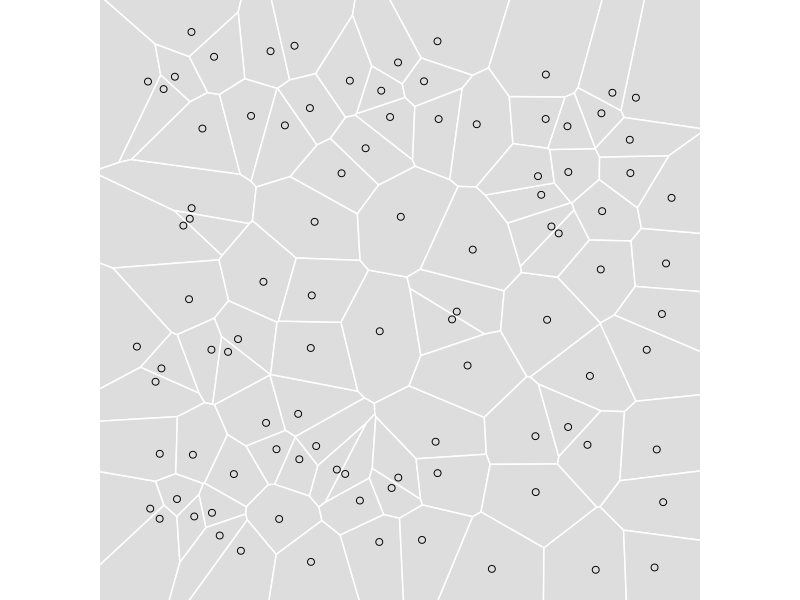

Write R code to recreate this figure.
## ---- chunk 1
library(spatstat)
library(sf)
library(ggplot2)
## ---- chunk 2
pp <- rpoispp(100) %>%
  as.data.frame() %>%
  st_as_sf(coords = c("x", "y"), crs = 2193)
## ---- chunk 3
pp_vor <- pp %>%
  st_union() %>%
  st_voronoi() %>%
  st_cast() %>%
  st_as_sf(crs = st_crs(pp))
## ---- chunk 4
ggplot(pp_vor) +
  geom_sf(fill = "#dddddd", color = "white", lwd = 0.5) +
  geom_sf(data = pp, colour = "black", shape = 1, size = 2) +
  coord_sf(xlim = c(-0.05, 1.05), ylim = c(-0.05, 1.05), expand = FALSE) +
  theme_void()
## ---- chunk 5
#| code-fold: true
# License (MIT)
#
# Copyright (c) 2023 David O'Sullivan
#
# Permission is hereby granted, free of charge, to any person
# obtaining a copy of this software and associated documentation
# files (the "Software"), to deal in the Software without restriction,
# including without limitation the rights to use, copy, modify, merge,
# publish, distribute, sublicense, and/or sell copies of the Software,
# and to  permit persons to whom the Software is furnished to do so,
# subject to the following conditions:
#
# The above copyright notice and this permission notice shall be included
# in all copies or substantial portions of the Software.
#
# THE SOFTWARE IS PROVIDED "AS IS", WITHOUT WARRANTY OF ANY KIND, EXPRESS
# OR IMPLIED, INCLUDING BUT NOT LIMITED TO THE WARRANTIES OF MERCHANTABILITY,
# FITNESS FOR A PARTICULAR PURPOSE AND NONINFRINGEMENT. IN NO EVENT SHALL
# THE AUTHORS OR COPYRIGHT HOLDERS BE LIABLE FOR ANY CLAIM, DAMAGES OR OTHER
# LIABILITY, WHETHER IN AN ACTION OF CONTRACT, TORT OR OTHERWISE, ARISING
# FROM, OUT OF OR IN CONNECTION WITH THE SOFTWARE OR THE USE OR OTHER
# DEALINGS IN THE SOFTWARE.
